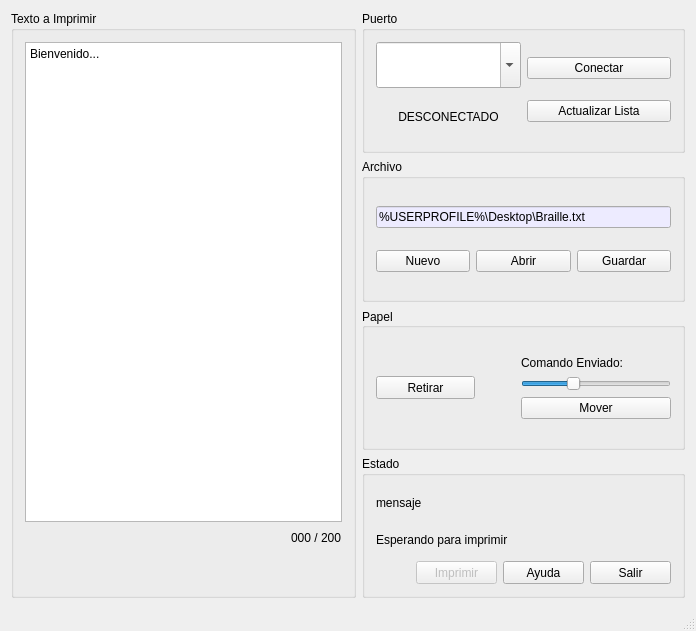
<?xml version="1.0" encoding="UTF-8"?>
<ui version="4.0">
 <class>MainWindow</class>
 <widget class="QMainWindow" name="MainWindow">
  <property name="geometry">
   <rect>
    <x>0</x>
    <y>0</y>
    <width>696</width>
    <height>631</height>
   </rect>
  </property>
  <property name="windowTitle">
   <string>Impresora Braille</string>
  </property>
  <property name="windowIcon">
   <iconset resource="recursos.qrc">
    <normaloff>:/Imagenes/MáquinaBraille.jpg</normaloff>:/Imagenes/MáquinaBraille.jpg</iconset>
  </property>
  <widget class="QWidget" name="centralWidget">
   <layout class="QGridLayout" name="gridLayout_5">
    <item row="0" column="0">
     <layout class="QHBoxLayout" name="horizontalLayout_5">
      <item>
       <widget class="QGroupBox" name="groupBox_Texto">
        <property name="title">
         <string>Texto a Imprimir</string>
        </property>
        <layout class="QGridLayout" name="gridLayout_4">
         <item row="1" column="0">
          <layout class="QHBoxLayout" name="horizontalLayout_2">
           <item>
            <spacer name="horizontalSpacer_3">
             <property name="orientation">
              <enum>Qt::Horizontal</enum>
             </property>
             <property name="sizeHint" stdset="0">
              <size>
               <width>118</width>
               <height>20</height>
              </size>
             </property>
            </spacer>
           </item>
           <item>
            <widget class="QLabel" name="label_CantidadLetras">
             <property name="text">
              <string>000 / 200</string>
             </property>
            </widget>
           </item>
          </layout>
         </item>
         <item row="0" column="0">
          <widget class="QPlainTextEdit" name="EditorDeTexto">
           <property name="sizePolicy">
            <sizepolicy hsizetype="Expanding" vsizetype="Minimum">
             <horstretch>0</horstretch>
             <verstretch>0</verstretch>
            </sizepolicy>
           </property>
           <property name="minimumSize">
            <size>
             <width>150</width>
             <height>480</height>
            </size>
           </property>
           <property name="plainText">
            <string>Bienvenido...</string>
           </property>
          </widget>
         </item>
         <item row="2" column="0">
          <spacer name="verticalSpacer">
           <property name="orientation">
            <enum>Qt::Vertical</enum>
           </property>
           <property name="sizeHint" stdset="0">
            <size>
             <width>20</width>
             <height>40</height>
            </size>
           </property>
          </spacer>
         </item>
        </layout>
       </widget>
      </item>
      <item>
       <layout class="QVBoxLayout" name="verticalLayout_2">
        <property name="sizeConstraint">
         <enum>QLayout::SetDefaultConstraint</enum>
        </property>
        <property name="leftMargin">
         <number>0</number>
        </property>
        <item>
         <widget class="QGroupBox" name="groupBox_Puerto">
          <property name="maximumSize">
           <size>
            <width>323</width>
            <height>16777215</height>
           </size>
          </property>
          <property name="title">
           <string>Puerto</string>
          </property>
          <layout class="QHBoxLayout" name="horizontalLayout_4">
           <item>
            <layout class="QVBoxLayout" name="verticalLayout_5">
             <item>
              <widget class="QComboBox" name="comboBox_Port">
               <property name="sizePolicy">
                <sizepolicy hsizetype="Expanding" vsizetype="Preferred">
                 <horstretch>0</horstretch>
                 <verstretch>0</verstretch>
                </sizepolicy>
               </property>
               <property name="minimumSize">
                <size>
                 <width>6</width>
                 <height>23</height>
                </size>
               </property>
               <property name="maximumSize">
                <size>
                 <width>16777215</width>
                 <height>16777215</height>
                </size>
               </property>
               <property name="editable">
                <bool>true</bool>
               </property>
               <property name="currentIndex">
                <number>-1</number>
               </property>
               <property name="maxVisibleItems">
                <number>50</number>
               </property>
              </widget>
             </item>
             <item>
              <widget class="QLabel" name="label_EstadoPort">
               <property name="sizePolicy">
                <sizepolicy hsizetype="Expanding" vsizetype="Preferred">
                 <horstretch>0</horstretch>
                 <verstretch>0</verstretch>
                </sizepolicy>
               </property>
               <property name="minimumSize">
                <size>
                 <width>6</width>
                 <height>0</height>
                </size>
               </property>
               <property name="text">
                <string>DESCONECTADO</string>
               </property>
               <property name="alignment">
                <set>Qt::AlignCenter</set>
               </property>
              </widget>
             </item>
            </layout>
           </item>
           <item>
            <layout class="QVBoxLayout" name="verticalLayout_6">
             <item>
              <widget class="QPushButton" name="pushButton_Conectar">
               <property name="sizePolicy">
                <sizepolicy hsizetype="Expanding" vsizetype="Fixed">
                 <horstretch>0</horstretch>
                 <verstretch>0</verstretch>
                </sizepolicy>
               </property>
               <property name="text">
                <string>Conectar</string>
               </property>
              </widget>
             </item>
             <item>
              <widget class="QPushButton" name="pushButton_Actualizar">
               <property name="sizePolicy">
                <sizepolicy hsizetype="Expanding" vsizetype="Fixed">
                 <horstretch>0</horstretch>
                 <verstretch>0</verstretch>
                </sizepolicy>
               </property>
               <property name="maximumSize">
                <size>
                 <width>200</width>
                 <height>16777215</height>
                </size>
               </property>
               <property name="text">
                <string>Actualizar Lista</string>
               </property>
              </widget>
             </item>
            </layout>
           </item>
          </layout>
         </widget>
        </item>
        <item>
         <widget class="QGroupBox" name="groupBox_Archivo">
          <property name="maximumSize">
           <size>
            <width>323</width>
            <height>16777215</height>
           </size>
          </property>
          <property name="title">
           <string>Archivo</string>
          </property>
          <layout class="QVBoxLayout" name="verticalLayout">
           <item>
            <layout class="QHBoxLayout" name="horizontalLayout">
             <item>
              <widget class="QLineEdit" name="lineEdit_Path">
               <property name="palette">
                <palette>
                 <active>
                  <colorrole role="Base">
                   <brush brushstyle="SolidPattern">
                    <color alpha="255">
                     <red>237</red>
                     <green>235</green>
                     <blue>255</blue>
                    </color>
                   </brush>
                  </colorrole>
                 </active>
                 <inactive>
                  <colorrole role="Base">
                   <brush brushstyle="SolidPattern">
                    <color alpha="255">
                     <red>237</red>
                     <green>235</green>
                     <blue>255</blue>
                    </color>
                   </brush>
                  </colorrole>
                 </inactive>
                 <disabled>
                  <colorrole role="Base">
                   <brush brushstyle="SolidPattern">
                    <color alpha="255">
                     <red>240</red>
                     <green>240</green>
                     <blue>240</blue>
                    </color>
                   </brush>
                  </colorrole>
                 </disabled>
                </palette>
               </property>
               <property name="text">
                <string>%USERPROFILE%\Desktop\Braille.txt</string>
               </property>
               <property name="readOnly">
                <bool>true</bool>
               </property>
              </widget>
             </item>
            </layout>
           </item>
           <item>
            <layout class="QHBoxLayout" name="horizontalLayout_3">
             <item>
              <widget class="QPushButton" name="pushButton_Nuevo">
               <property name="text">
                <string>Nuevo</string>
               </property>
              </widget>
             </item>
             <item>
              <widget class="QPushButton" name="pushButton_Abrir">
               <property name="text">
                <string>Abrir</string>
               </property>
              </widget>
             </item>
             <item>
              <widget class="QPushButton" name="pushButton_Guardar">
               <property name="text">
                <string>Guardar</string>
               </property>
              </widget>
             </item>
            </layout>
           </item>
          </layout>
         </widget>
        </item>
        <item>
         <widget class="QGroupBox" name="groupBox_Papel">
          <property name="enabled">
           <bool>true</bool>
          </property>
          <property name="maximumSize">
           <size>
            <width>323</width>
            <height>16777215</height>
           </size>
          </property>
          <property name="title">
           <string>Papel</string>
          </property>
          <property name="alignment">
           <set>Qt::AlignLeading|Qt::AlignLeft|Qt::AlignVCenter</set>
          </property>
          <property name="flat">
           <bool>false</bool>
          </property>
          <property name="checkable">
           <bool>false</bool>
          </property>
          <layout class="QGridLayout" name="gridLayout">
           <item row="0" column="0">
            <layout class="QVBoxLayout" name="verticalLayout_4">
             <item>
              <widget class="QPushButton" name="pushButton_Retirar">
               <property name="enabled">
                <bool>true</bool>
               </property>
               <property name="sizePolicy">
                <sizepolicy hsizetype="Expanding" vsizetype="Fixed">
                 <horstretch>0</horstretch>
                 <verstretch>0</verstretch>
                </sizepolicy>
               </property>
               <property name="minimumSize">
                <size>
                 <width>75</width>
                 <height>23</height>
                </size>
               </property>
               <property name="text">
                <string>Retirar</string>
               </property>
              </widget>
             </item>
            </layout>
           </item>
           <item row="0" column="2">
            <layout class="QGridLayout" name="gridLayout_2">
             <item row="0" column="0">
              <layout class="QVBoxLayout" name="verticalLayout_3">
               <item>
                <widget class="QLabel" name="label_trama">
                 <property name="text">
                  <string>Comando Enviado: </string>
                 </property>
                </widget>
               </item>
               <item>
                <widget class="QSlider" name="horizontalSlider">
                 <property name="sizePolicy">
                  <sizepolicy hsizetype="MinimumExpanding" vsizetype="Fixed">
                   <horstretch>0</horstretch>
                   <verstretch>0</verstretch>
                  </sizepolicy>
                 </property>
                 <property name="minimumSize">
                  <size>
                   <width>30</width>
                   <height>0</height>
                  </size>
                 </property>
                 <property name="maximum">
                  <number>30</number>
                 </property>
                 <property name="pageStep">
                  <number>5</number>
                 </property>
                 <property name="value">
                  <number>10</number>
                 </property>
                 <property name="orientation">
                  <enum>Qt::Horizontal</enum>
                 </property>
                </widget>
               </item>
               <item>
                <widget class="QPushButton" name="pushButton_mover">
                 <property name="minimumSize">
                  <size>
                   <width>150</width>
                   <height>0</height>
                  </size>
                 </property>
                 <property name="maximumSize">
                  <size>
                   <width>200</width>
                   <height>16777215</height>
                  </size>
                 </property>
                 <property name="text">
                  <string>Mover</string>
                 </property>
                </widget>
               </item>
              </layout>
             </item>
            </layout>
           </item>
           <item row="0" column="1">
            <spacer name="horizontalSpacer_2">
             <property name="orientation">
              <enum>Qt::Horizontal</enum>
             </property>
             <property name="sizeType">
              <enum>QSizePolicy::Fixed</enum>
             </property>
             <property name="sizeHint" stdset="0">
              <size>
               <width>40</width>
               <height>20</height>
              </size>
             </property>
            </spacer>
           </item>
          </layout>
         </widget>
        </item>
        <item>
         <widget class="QGroupBox" name="groupBox_Estado">
          <property name="maximumSize">
           <size>
            <width>323</width>
            <height>16777215</height>
           </size>
          </property>
          <property name="title">
           <string>Estado</string>
          </property>
          <layout class="QGridLayout" name="gridLayout_3">
           <item row="1" column="0">
            <widget class="QLabel" name="label_EstadoImpresion">
             <property name="minimumSize">
              <size>
               <width>276</width>
               <height>0</height>
              </size>
             </property>
             <property name="maximumSize">
              <size>
               <width>16777215</width>
               <height>16777215</height>
              </size>
             </property>
             <property name="font">
              <font>
               <family>MS Shell Dlg 2</family>
              </font>
             </property>
             <property name="text">
              <string>Esperando para imprimir</string>
             </property>
            </widget>
           </item>
           <item row="3" column="0">
            <layout class="QHBoxLayout" name="horizontalLayout_Salir">
             <item>
              <spacer name="horizontalSpacer">
               <property name="orientation">
                <enum>Qt::Horizontal</enum>
               </property>
               <property name="sizeType">
                <enum>QSizePolicy::Minimum</enum>
               </property>
               <property name="sizeHint" stdset="0">
                <size>
                 <width>40</width>
                 <height>20</height>
                </size>
               </property>
              </spacer>
             </item>
             <item>
              <widget class="QPushButton" name="pushButton_Imprimir">
               <property name="enabled">
                <bool>false</bool>
               </property>
               <property name="minimumSize">
                <size>
                 <width>75</width>
                 <height>23</height>
                </size>
               </property>
               <property name="text">
                <string>Imprimir</string>
               </property>
              </widget>
             </item>
             <item>
              <widget class="QPushButton" name="pushButton_Ayuda">
               <property name="minimumSize">
                <size>
                 <width>75</width>
                 <height>23</height>
                </size>
               </property>
               <property name="text">
                <string>Ayuda</string>
               </property>
              </widget>
             </item>
             <item>
              <widget class="QPushButton" name="pushButton_Salir">
               <property name="minimumSize">
                <size>
                 <width>75</width>
                 <height>23</height>
                </size>
               </property>
               <property name="text">
                <string>Salir</string>
               </property>
              </widget>
             </item>
            </layout>
           </item>
           <item row="0" column="0">
            <widget class="QLabel" name="label_Mensaje">
             <property name="text">
              <string>mensaje</string>
             </property>
            </widget>
           </item>
          </layout>
         </widget>
        </item>
       </layout>
      </item>
     </layout>
    </item>
   </layout>
  </widget>
  <widget class="QMenuBar" name="menuBar">
   <property name="geometry">
    <rect>
     <x>0</x>
     <y>0</y>
     <width>696</width>
     <height>26</height>
    </rect>
   </property>
  </widget>
  <widget class="QStatusBar" name="statusBar"/>
  <action name="actionNuevo">
   <property name="text">
    <string>Nuevo</string>
   </property>
  </action>
  <action name="actionAbrir">
   <property name="text">
    <string>Abrir</string>
   </property>
  </action>
  <action name="actionGuardad">
   <property name="text">
    <string>Guardar Como</string>
   </property>
  </action>
  <action name="actionImprimir">
   <property name="text">
    <string>Imprimir</string>
   </property>
  </action>
  <action name="actionSalir">
   <property name="text">
    <string>Salir</string>
   </property>
  </action>
  <action name="actionSalir_2">
   <property name="text">
    <string>Salir</string>
   </property>
  </action>
  <action name="actionCargar">
   <property name="text">
    <string>Cargar</string>
   </property>
  </action>
  <action name="actionRetirar">
   <property name="text">
    <string>Retirar</string>
   </property>
  </action>
  <action name="actionDesplazar">
   <property name="text">
    <string>Mover</string>
   </property>
  </action>
  <action name="actionAyuda">
   <property name="text">
    <string>Ayuda</string>
   </property>
  </action>
 </widget>
 <layoutdefault spacing="6" margin="11"/>
 <resources>
  <include location="recursos.qrc"/>
 </resources>
 <connections/>
</ui>
